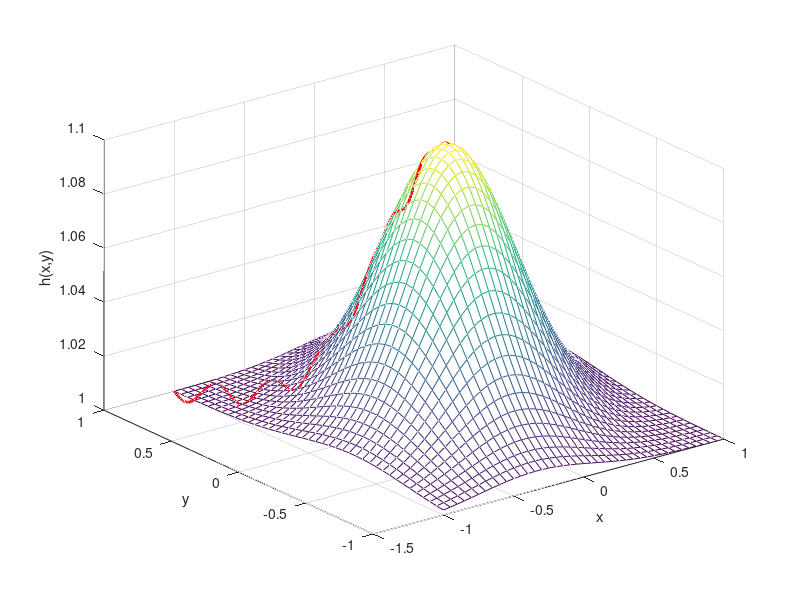
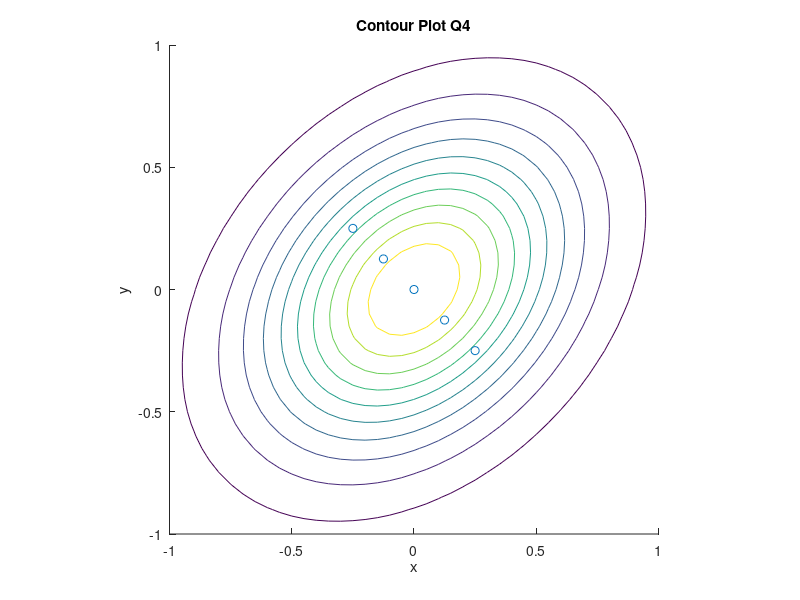

Source code (MATLAB) for these figures, in order: (Note: this script raises an error after producing the figures.)

clc; clear all; close all;

x = -1:0.05:1;
y = -1:0.05:1;
[xx,yy] = meshgrid(x,y);
h = 1 + 0.1*exp(-3*xx.^2 + 2*xx.*yy - 3*yy.^2);

figure(1);
mesh(xx,yy,h)
xlabel("x");
ylabel("y");
zlabel("h(x,y)")


eps = 0:0.005:1;
%% Part A

% Path
xpath = 0.1 .* sin(10.* pi .* eps) - eps;
ypath = 0.1 .* sin(10.* pi .* eps) + eps;

% Height along that path
h2 = 1 + 0.1*exp(-3*xpath.^2 + 2*xpath.*ypath - 3*ypath.^2);


grid on;
line(xpath,ypath,h2,'linewidth',2,'color','r');

points = [0, 0;1/4, -1/4;-1/4, 1/4;1/ 8, -1/ 8;-1/ 8,1/ 8];

figure(2);
hold on;
contour(xx,yy,h)
plot(points(:,1),points(:,2),"o");
axis equal
xlabel("x");
ylabel("y");
title("Contour Plot Q4");
hold off;
% Slope vector 
SlopeVector = exp(-3.*xpath.^2 + 2.* xpath .* ypath - 3 .*ypath).*...
    (((0.2 .* ypath - 0.6.*xpath).* (pi .* cos(10.* pi.* eps) + 1))+(0.2 .* xpath - 0.6.*ypath).* (pi .* cos(10.* pi.* eps) - 1));

figure(3)
yyaxis left;
plot(eps,h2)
xlabel("ξ");
ylabel("Height (m)")
yyaxis right;
plot(eps,SlopeVector,"r");
ylabel("Slope");
title("Height and Slope along the path");

%% Part B
figure(4);
% Velocity
V = @(t) 100.*tanh(t./100);
% Distance
D = @(t) 10000.*log(cosh(x./100));

t = linspace(0,56.151,41);


Dist = D(t);
Vel = V(t);

plot(Dist,Vel)
xlabel("Distance (m)");
ylabel("Velocity (m/s)");
title("Part B Q4 plot");



